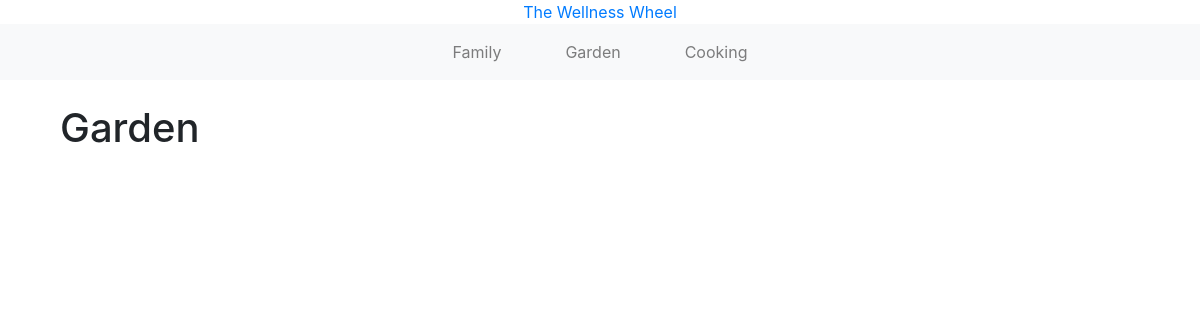
/garden/, run on an earlier commit of the app's database.
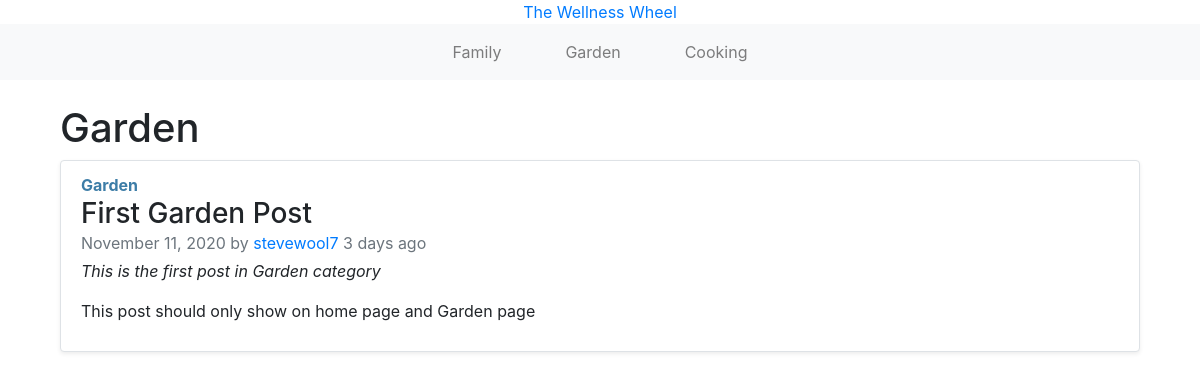
And on a later commit of the database.
### blogs/models.py (models this page shows, shortened)
class Post(models.Model):
    STATUS = (
        (0, "Draft"),
        (1, "Publish")
    )
    FAMILY = 'FAMILY'
    GARDEN = 'GARDEN'
    COOKING = 'COOKING'
    CATEGORIES = [
        (FAMILY, 'Family'),
        (GARDEN, 'Garden'),
        (COOKING, 'Cooking')
    ]
    category = models.CharField(max_length=25, choices=CATEGORIES, default='')
    title = models.CharField(max_length=200, unique=True)
    slug = models.SlugField(max_length=200, unique=True)
    author = models.ForeignKey(
        User, on_delete=models.CASCADE, related_name='blog_posts')
    updated_on = models.DateTimeField(auto_now=True)
    description = models.TextField()
    content = models.TextField()
    created_on = models.DateTimeField(auto_now_add=True)
    status = models.IntegerField(choices=STATUS, default=0)
    photo = models.ImageField(upload_to="posts")
    class Meta:
        ordering = ['-created_on']
    def __str__(self):
        return self.title
    def get_color(self):
        color = ''
        if self.category == 'FAMILY':
            color = '#F4ABAA'
        elif self.category == 'GARDEN':
            color = '#3D7DA7'
        elif self.category == 'COOKING':
            color = '#9B3A95'
        return color
    def when_posted(self):
        now = timezone.now()
        diff = now - self.created_on
        if diff.days == 0 and diff.seconds >= 0 and diff.seconds < 60:
            seconds = diff.seconds
            if seconds == 1:
                return f"{seconds} second ago"
            else:
                return f"{seconds} seconds ago"
        if diff.days == 0 and diff.seconds >= 60 and diff.seconds < 3600:
            minutes = math.floor(diff.seconds/60)
            if minutes == 1:
                return f"{minutes} minute ago"
            else:
                return f"{minutes} minutes ago"
        if diff.days == 0 and diff.seconds >= 3600 and diff.seconds < 86400:
            hours = math.floor(diff.seconds/3600)
            if hours == 1:
                return f"{hours} hour ago"
            else:
                return f"{hours} hours ago"
        if diff.days >= 1 and diff.days < 30:
            days = diff.days
            if days == 1:
                return f"{days} day ago"
            else:
                return f"{days} days ago"

### blogs/views.py (the view)
# urls.py: path('garden/', views.garden, name='garden'),
def garden(request):
    garden_posts = Post.objects.filter(
        category='GARDEN').order_by('-created_on')
    context = {'garden_posts': garden_posts}
    return render(request, 'blogs/garden.html', context)

### blogs/templates/blogs/garden.html (shortened to what this page needs)
{% extends "blogs/base.html" %} {% block content %}
<div class="container">
  <h1>Garden</h1>
</div>
<div class="main container">
  <div class="row">
    <div class="col-md-12">
      {% for post in garden_posts %}
      <ul class="list-group">
        <li class="list-group-item mb-4 border rounded shadow-sm">
          <strong class="mb-2" style="color: {{ post.get_color}}"
            >{{ post.category|title }}</strong
          >
          <h3 class="mb-0">{{ post }}</h3>
          <p class="mb-1 text-muted">
            {{ post.created_on|date:"F n, Y" }} by
            <a href="#">{{ post.author }}</a>
            <span>{{ post.when_posted }}</span>
          </p>
          <p><em>{{ post.description }}</em></p>
          <p>{{ post.content|truncatewords:25 }}</p>
        </li>
      </ul>
      {% endfor %}
    </div>
  </div>
</div>
{% endblock content %}

What changed in the data, as far as the page shows it:
added Post: category "Garden", title "First Garden Post", created_on "November 11, 2020", author "stevewool7", when_posted "3 days ago", description "This is the first post in Garden category", content "This post should only show on home page and Garden page"
